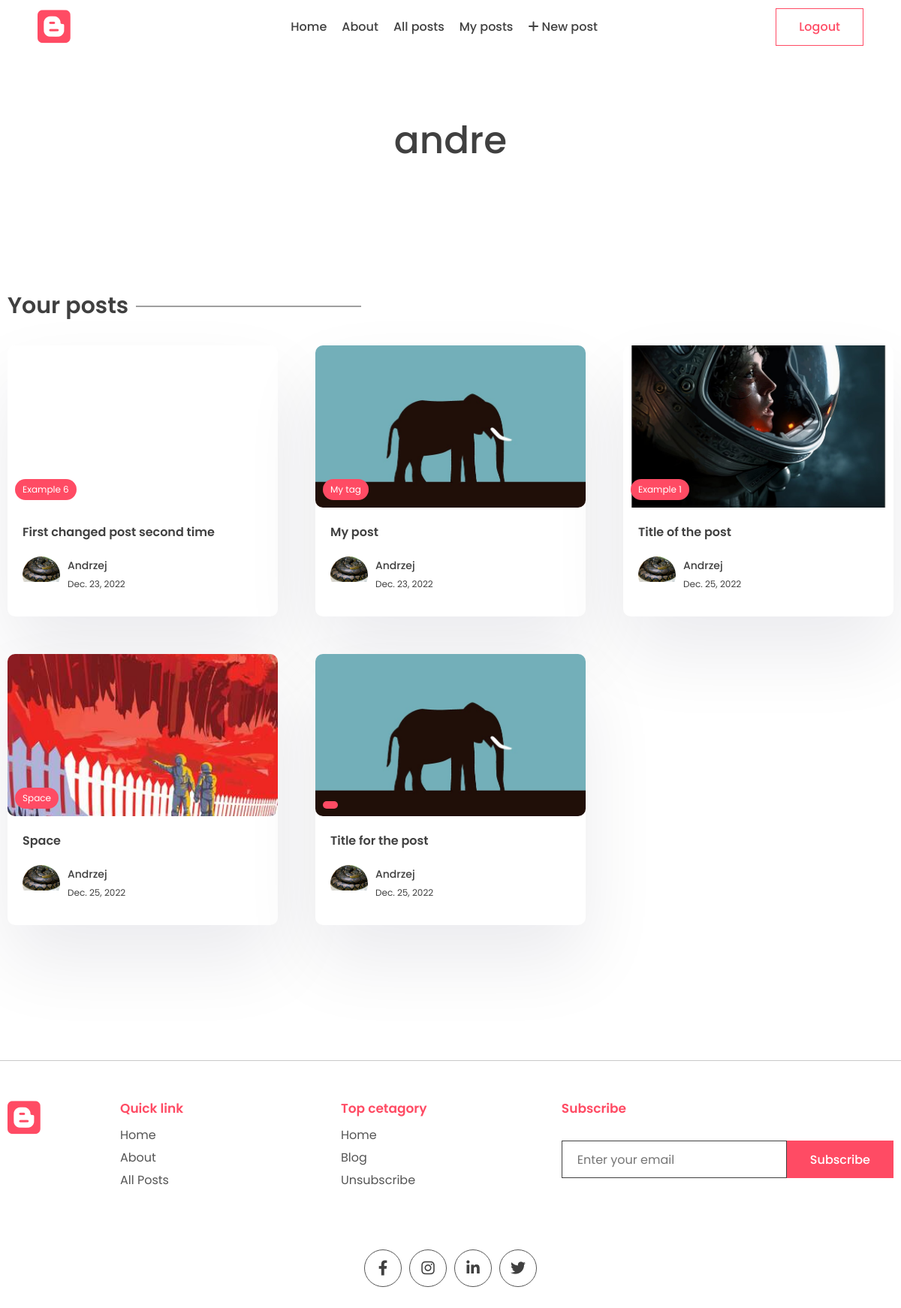
Page /my-posts (signed in) on the earlier database version.
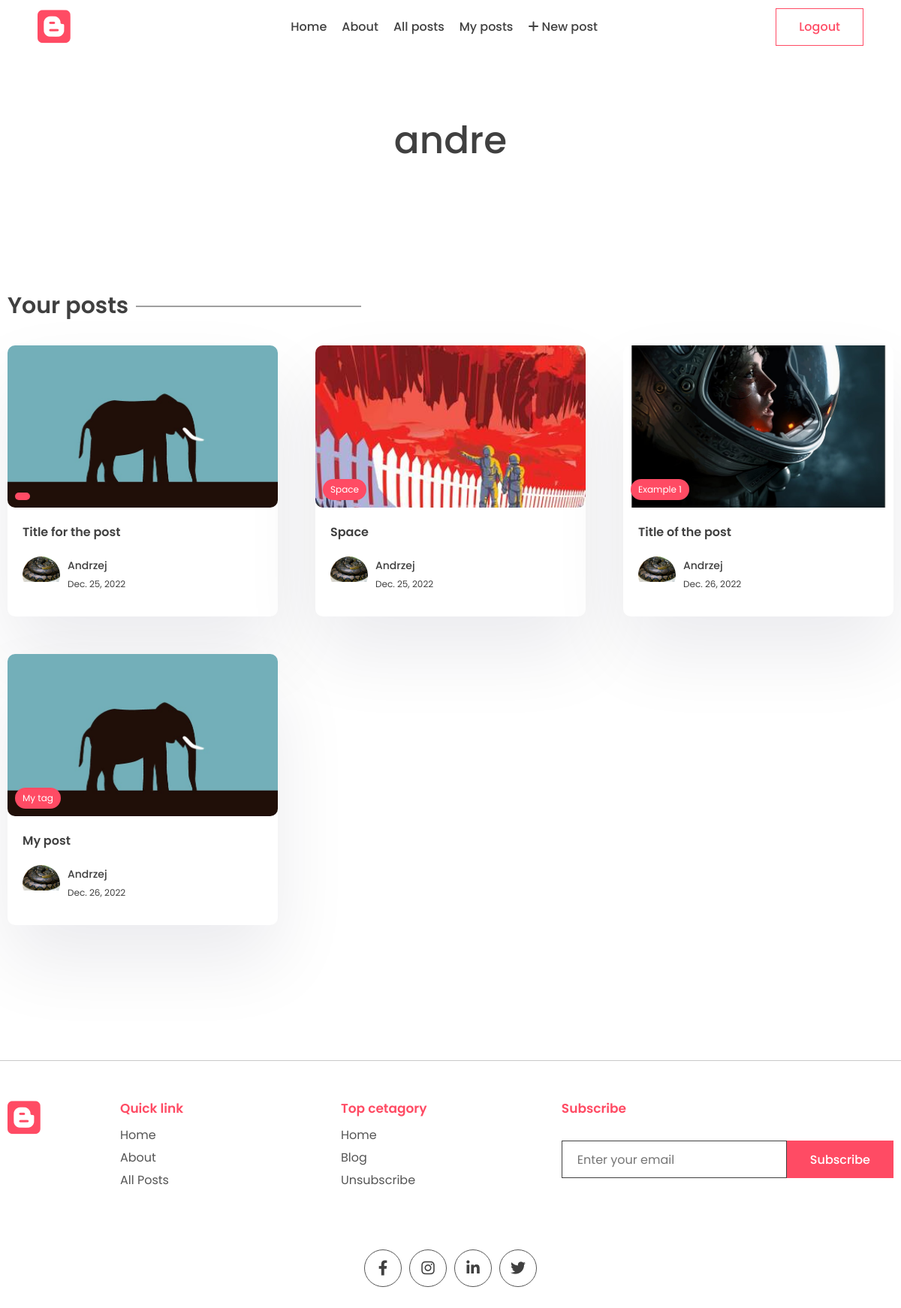
Same page on the later database version.
### app/models.py (models this page shows, shortened)
class Post(models.Model):
    title = models.CharField(max_length=200)
    content = tinymce_models.HTMLField()
    last_updated = models.DateTimeField(auto_now=True)
    slug = models.SlugField(max_length=200, unique=True)
    image = models.ImageField(upload_to="images/", default="images/no_image.jpg")
    view_count = models.IntegerField(null=True, blank=True)
    is_featured = models.BooleanField(default=False)
    likes = models.ManyToManyField(User, related_name="blog_post")
    tags = models.ManyToManyField(Tag, blank=True, related_name="post")
    author = models.ForeignKey(User, on_delete=models.CASCADE, null=True, blank=True)

class Tag(models.Model):
    name = models.CharField(max_length=100)
    description = models.CharField(max_length=100)
    slug = models.SlugField(max_length=200, unique=True)

class Profile(models.Model):
    user = models.OneToOneField(User, on_delete=models.CASCADE)
    profile_image = models.ImageField(null=True, blank=True, upload_to="images/")
    slug = models.SlugField(max_length=200, unique=True)
    bio = models.CharField(max_length=200)

### app/views.py (the view)
# urls.py: path("my-posts", views.my_posts_page, name="my_posts"),
def my_posts_page(request):
    if is_user_anonymous(request):
        return HttpResponseForbidden()
    author_id = request.user.id
    author_posts = Post.objects.filter(author__id=author_id).order_by("last_updated")
    context = {"author_posts": author_posts}
    return render(request, "app/my_posts.html", context)

### app/views.py (called while the page is built)
def is_user_anonymous(request):
    return not request.user.is_authenticated

### app/templates/app/my_posts.html (shortened to what this page needs)
{% extends 'base.html' %}
{% block content %}
<main class="sp">
    <div class="container">
        <center>
            <div class="typo">
                <h1 class="title">{{request.user.username}}</h1>
            </div>
        </center>
    </div>
</main>
<section class="sp">
    <div class="container">
        <h1 class="sec-title">Your posts</h1>
        <div class="grid-3">
            {% for post in author_posts %}
            <a href="{% url 'post_page' post.slug %}">
                <div class="card">
                    <div class="post-img">
                        {% if post.image %}
                        <img src="{{post.image.url}}" alt="" />
                        {% endif %}
                        <div class="tag">{{post.tags.all.0.name}}</div>
                    </div>
                    <div class="card-content">
                        <h3>
                            {{post.title}}
                        </h3>
                        <div class="author">
                            <div class="profile-pic">
                                <img src="{{post.author.profile.profile_image.url}}" alt="" />
                            </div>
                            <div class="details">
                                <p>{{post.author.first_name}}</p>
                                <small>{{post.last_updated|date}}</small>
                            </div>
                        </div>
                    </div>
                </div>
            </a>
            {% endfor %}
        </div>
    </div>
</section>
{% endblock content %}

### templates/base.html (shortened to what this page needs)
{% load static %}
<!DOCTYPE html>
<html lang="en">
<head>
  <link rel="stylesheet" href="{% static 'app/style.css' %}" />
  <link rel="stylesheet" href="https://unicons.iconscout.com/release/v2.1.6/css/unicons.css" />
  <link rel="stylesheet" href="https://cdnjs.cloudflare.com/ajax/libs/font-awesome/6.1.1/css/all.min.css"
 />
</head>
<body>
  <header>
    <div class="container container-fluid">
      <a class="logo" href="{% url 'index' %}">
        <i class="fa-brands fa-blogger"></i>
      </a>
      <div class="links">
        <a href="{% url 'index' %}">Home</a>
        <a href="{% url 'about' %}">About</a>
        <a href="">All posts</a>
        {% if request.user.is_authenticated %}
        <a href="{% url 'my_posts' %}">My posts</a>
        <a href="{% url 'new-post' %}">
          <i class="fa fa-plus"></i>
          New post
        </a>
        {% endif %}
      </div>
      <div class="action-btn">
        {% if not request.user.is_authenticated %}
        <a href="{% url 'login' %}">
          <button class="btn btn-scoundary">Login</button>
        </a>
        <a href="{% url 'signup' %}">
          <button class="btn btn-primary">Sign Up</button>
        </a>
        {% else %}
        <a href="{% url 'logout' %}">
          <button class="btn btn-scoundary" id="logout_id">Logout</button>
        </a>
        {% endif %}
      </div>
    </div>
  </header>
  {% block content %}
  {% endblock content %}
  <footer>
    <div class="container">
      <div class="grid-4">
        <div class="logo f-logo">
          <i class="fa-brands fa-blogger"></i>
        </div>
        <div class="link">
          <h2>Quick link</h2>
          <div class="q-link">
            <a href="{% url 'index' %}">Home</a>
            <a href="{% url 'about' %}">About</a>
            <a href="">All Posts</a>
          </div>
        </div>
        <div class="link">
          <h2>Top cetagory</h2>
          <div class="q-link">
            <a href="#">Home</a>
            <a href="#">Blog</a>
            <a href="#">Unsubscribe</a>
          </div>
        </div>
        <div class="news-signup">
          <h2>Subscribe</h2>
          <div class="newsletter">
            <form method="POST">
              <input type="email" name="email" maxlength="100" placeholder="Enter your email" required=""
                id="id_email" />
              <button class="btn btn-primary">Subscribe</button>
            </form>
          </div>
        </div>
      </div>
      <div class="share">
        <div class="social">
          <a href="#">
            <i class="fa-brands fa-facebook-f"></i>
          </a>
          <a href="#">
            <i class="fa-brands fa-instagram"></i>
          </a>
          <a href="#">
            <i class="fa-brands fa-linkedin-in"></i>
          </a>
          <a href="#">
            <i class="fa-brands fa-twitter"></i>
          </a>
        </div>
      </div>
    </div>
  </footer>
</body>
</html>

### app/static/app/style.css (style rules this page uses)
* { margin: 0; padding: 0; box-sizing: border-box; text-decoration: none; border: none; outline: none; list-style: none; font-family: "Poppins", sans-serif; color: var(--black); }
:root { --red: #ff4b64; --black: #404040; --des: #555555; --shadow: #ffffff1a 0px 1px 1px 0px inset, #32325d40 0px 50px 100px -20px, #0000004d 0px 30px 60px -30px; --shadow2: rgba(17, 12, 46, 0.084) 0px 48px 100px 0px; }
html { font-size: 62.5%; }
[class*="grid"] { display: grid; }
img { width: 100%; }
.container { max-width: 1220px; margin: auto; padding: 0 10px; }
.container-fluid { max-width: 100%; padding: 0 5rem; }
p, a { font-size: 1.6rem; color: var(--des); }
input, textarea { font-size: 1.6rem; color: var(--black); }
header { padding: 1rem 0; position: fixed; width: 100%; z-index: 99999; background: white; top: 0rem; }
header .container { display: flex; align-items: center; justify-content: space-between; }
.logo { width: 20rem; }
.logo i { font-size: 5rem; color: var(--red); }
.btn { cursor: pointer; height: 5rem; padding: 0 3rem; font-size: 1.6rem; font-weight: 500; border: 1px solid var(--red); display: flex; align-items: center; justify-content: center; gap: 1rem; }
.btn-primary { background: var(--red); color: white; }
.btn-scoundary { background: transparent; color: var(--red); }
.action-btn, .links { display: flex; align-items: center; gap: 1rem; }
.links { gap: 2rem; }
.links a { color: var(--black); font-size: 1.6rem; font-weight: 500; }
.typo { width: 50%; margin-top: 5rem; }
.title { font-size: 5rem; font-weight: 500; }
.newsletter form { display: flex; align-items: center; justify-content: center; margin-top: 3rem; }
.newsletter input { border: 1px solid var(--black); height: 5rem; width: 30rem; padding: 0 2rem; }
.sp { padding: 8rem 0; }
.post-img { height: 40rem; width: 100%; overflow: hidden; border-radius: 1rem; }
.post-img img { height: 100%; object-fit: cover; object-position: center; }
.sec-title { font-size: 3rem; font-weight: 600; position: relative; width: fit-content; margin-bottom: 3rem; }
.sec-title::after { content: ""; position: absolute; right: -31rem; height: 1px; width: 30rem; background: var(--black); top: 50%; transform: translateY(-50%); }
.grid-3 { grid-template-columns: repeat(3, 1fr); gap: 5rem; }
.grid-4 { grid-template-columns: repeat(3, 1fr); gap: 5rem; }
.card { background: white; box-shadow: var(--shadow2); border-radius: 1rem; cursor: pointer; transition: 0.3s; }
.post-img { position: relative; }
.tag { position: absolute; bottom: 1rem; left: 1rem; background: var(--red); color: white; border-radius: 5rem; padding: 0.5rem 1rem; font-size: 1.2rem; }
.card-content { padding: 2rem; padding-bottom: 3rem; }
.card h3 { font-size: 1.6rem; font-weight: 600; }
.card .post-img { width: 100%; height: unset; aspect-ratio: 1/0.6; }
.author { display: flex; align-items: center; gap: 1rem; margin-top: 2rem; }
.profile-pic { width: 5rem; aspect-ratio: 1/1; border-radius: 50%; overflow: hidden; }
.author p { color: var(--black); font-weight: 500; font-size: 1.4rem; }
.author small { color: var(--black); font-size: 1.2rem; }
.grid-4 { grid-template-columns: 1fr 3fr 3fr auto; align-items: flex-start; }
.logo { width: 10rem; }
.q-link { display: flex; justify-content: space-around; flex-direction: column; gap: 0.5rem; margin-top: 1rem; }
.link h2, .news-signup h2 { color: var(--red); font-weight: 600; font-size: 1.7rem; }
.news-signup .newsletter { margin-top: 1.5rem; }
footer { padding: 5rem 0; margin-top: 5rem; }
footer .container { border-top: 1px solid #00000036; padding-top: 5rem; }
.share { width: fit-content; margin: auto; margin-top: 8rem; }
.social { display: flex; align-items: center; gap: 1rem; }
.social a { width: 5rem; aspect-ratio: 1/1; border-radius: 50%; border: 1px solid var(--des); display: flex; align-items: center; justify-content: center; transition: 0.3s; }
.social i { color: var(--black); font-size: 2rem; transition: 0.3s; }
main { padding-top: 10rem !important; }
.post-img { width: 40%; }

Differences in the rows shown:
removed Post: tags.all.0.name "Example 6", title "First changed post second time", author.profile.profile_image (picture), author.first_name "Andrzej", last_updated "Dec. 23, 2022"
shown differently, row unchanged: Post "Title for the post": moves up the list
changed Post "Space": moves up the list
changed Post "Title of the post": last_updated "Dec. 25, 2022" → "Dec. 26, 2022"; moves down the list
changed Post "My post": last_updated "Dec. 23, 2022" → "Dec. 26, 2022"
